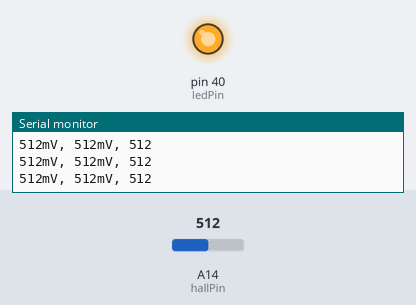
The sketch below on a simulated Arduino Mega 2560, built with avr-gcc and run on an emulated ATmega2560. Shown: output pins drawn as LEDs (lit = HIGH), the last lines printed to the serial monitor. Inputs (shaded band) come from the test bench; at power-on: A14 (hallPin) = 512.

Above: at 1.2 s.
1.3 s: A14 (hallPin) set to 546
At 1.7 s:
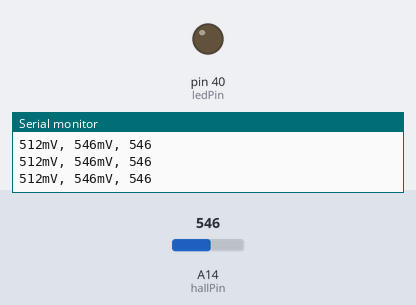
2.8 s: A14 (hallPin) set to 520
At 4.0 s:
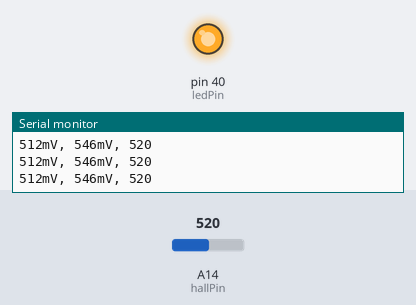
4.3 s: A14 (hallPin) set to 540
At 5.2 s:
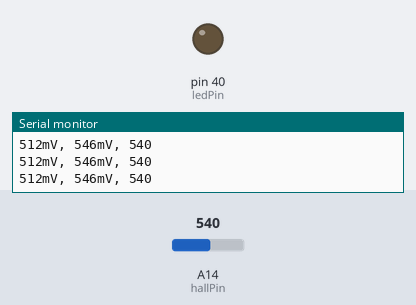
Timing chart, 0 to 7.3 s (numbered marks = the images above; inputs shaded):
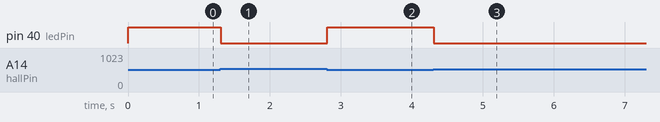

The sketch:

Analog_hall-sensor_49E.ino
```cpp
// created by Sergej Kolmogorov, Instagram: https://www.instagram.com/sergej.kolmogorov/
// YouTube: https://www.youtube.com/@SergejKolmogorov
// Code is free to use after subscribing my channel =)

const int hallPin = 14;   // Teensy Pin 14
const int ledPin  = 40;
int minValue = 1000;
int maxValue = 0;

void setup() {
  pinMode(ledPin, OUTPUT);
  Serial.begin(115200);
}

void loop() {
  int hallValue = analogRead(hallPin);

  // Ohne Magnet liegt der Wert ungefähr in der Mitte.
  // LED leuchtet bei deutlicher Abweichung.
  Serial.print(minValue);
  Serial.print("mV, ");
  Serial.print(maxValue);
  Serial.print("mV, ");
  Serial.println(hallValue);

  if (minValue > hallValue) {
    minValue = hallValue;
  }

  if (maxValue < hallValue) {
    maxValue = hallValue;
  }

  if (hallValue < 530 || hallValue > 550) {
    digitalWrite(ledPin, HIGH);
  } else {
    digitalWrite(ledPin, LOW);
  }

  delay(10);
}
```

Measured:
- the behaviour switches between 529 and 530 on A14 (hallPin) (found by bisection; images 0 and 1)
- after the input at 1.3 s, pin 40 (ledPin): HIGH → LOW at once
- after the input at 2.8 s, pin 40 (ledPin): LOW → HIGH at once
- after the input at 4.3 s, pin 40 (ledPin): HIGH → LOW at once
